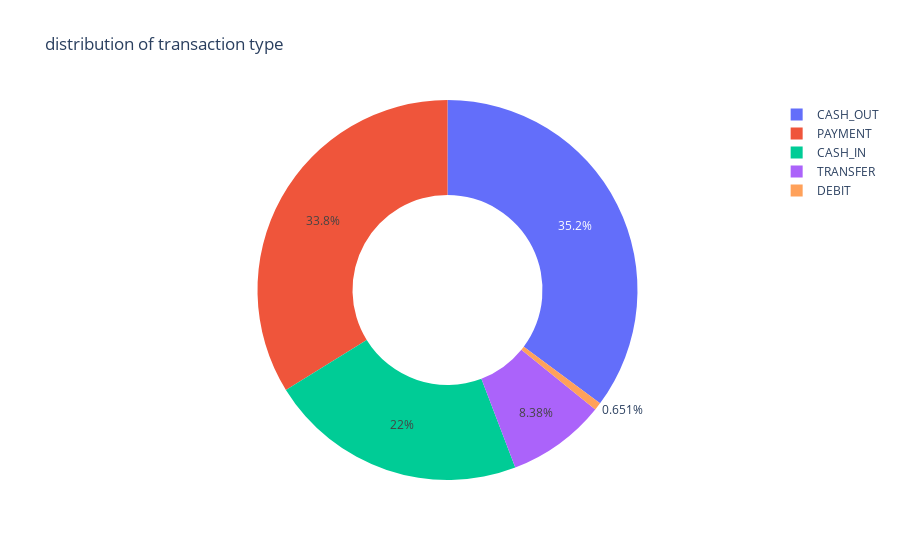

The notebook cell saved with this chart:
### Code cell
px.pie(df,values=quentity,names=transaction,hole=0.5,title="distribution of transaction type")

### Figure 1 — Plotly figure (JSON) as saved in the notebook; plotly's stock layout.template omitted (floating-point values rounded to 4 significant figures)
{"data": [{"domain": {"x": [0, 1], "y": [0, 1]}, "hole": 0.5, "hovertemplate": "label=%{label}<br>value=%{value}<extra></extra>", "labels": ["CASH_OUT", "PAYMENT", "CASH_IN", "TRANSFER", "DEBIT"], "legendgroup": "", "name": "", "showlegend": true, "type": "pie", "values": [2237500, 2151495, 1399284, 532909, 41432]}], "layout": {"legend": {"tracegroupgap": 0}, "title": {"text": "distribution of transaction type"}}}
